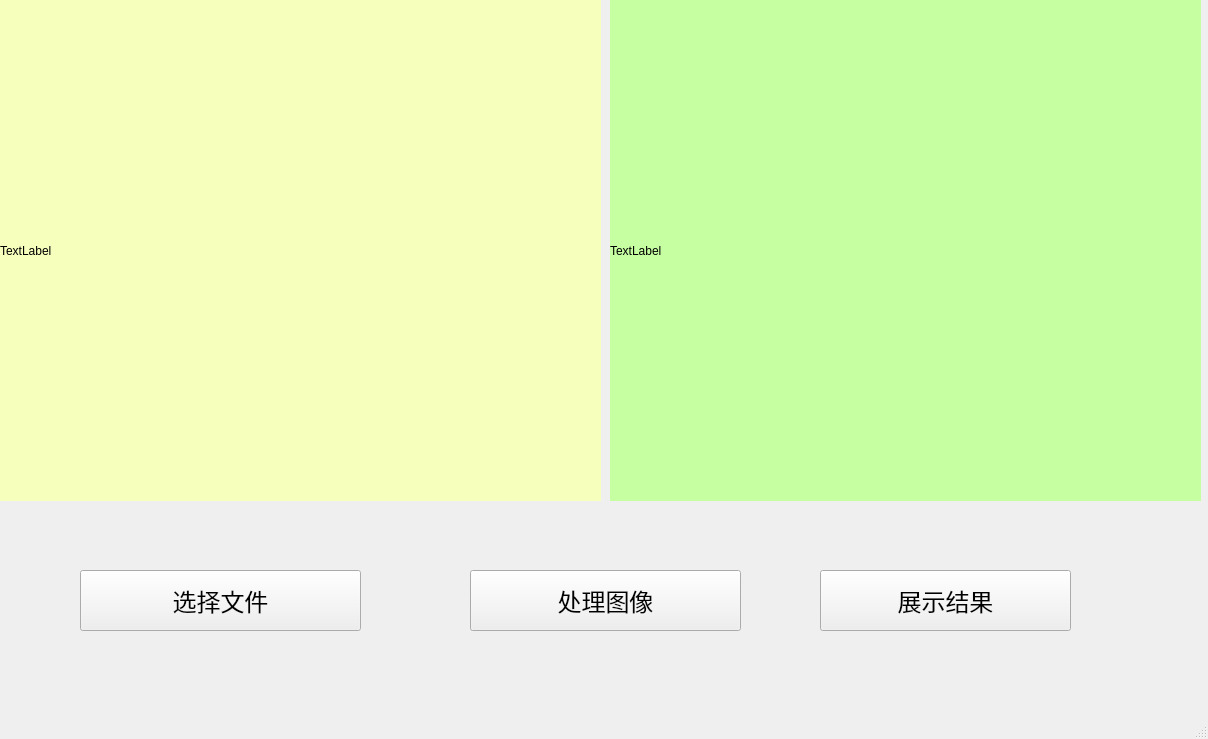
<?xml version="1.0" encoding="UTF-8"?>
<ui version="4.0">
 <class>MainWindow</class>
 <widget class="QMainWindow" name="MainWindow">
  <property name="geometry">
   <rect>
    <x>0</x>
    <y>0</y>
    <width>1208</width>
    <height>739</height>
   </rect>
  </property>
  <property name="windowTitle">
   <string>MainWindow</string>
  </property>
  <widget class="QWidget" name="centralwidget">
   <widget class="QPushButton" name="b1Input">
    <property name="geometry">
     <rect>
      <x>80</x>
      <y>570</y>
      <width>281</width>
      <height>61</height>
     </rect>
    </property>
    <property name="font">
     <font>
      <family>宋体</family>
      <pointsize>18</pointsize>
     </font>
    </property>
    <property name="text">
     <string>选择文件</string>
    </property>
   </widget>
   <widget class="QLabel" name="input">
    <property name="geometry">
     <rect>
      <x>0</x>
      <y>0</y>
      <width>601</width>
      <height>501</height>
     </rect>
    </property>
    <property name="styleSheet">
     <string notr="true">background-color: rgb(246, 255, 188)</string>
    </property>
    <property name="text">
     <string>TextLabel</string>
    </property>
   </widget>
   <widget class="QLabel" name="output">
    <property name="geometry">
     <rect>
      <x>610</x>
      <y>0</y>
      <width>591</width>
      <height>501</height>
     </rect>
    </property>
    <property name="styleSheet">
     <string notr="true">background-color: rgb(197, 255, 161)</string>
    </property>
    <property name="text">
     <string>TextLabel</string>
    </property>
   </widget>
   <widget class="QPushButton" name="b2Test">
    <property name="geometry">
     <rect>
      <x>470</x>
      <y>570</y>
      <width>271</width>
      <height>61</height>
     </rect>
    </property>
    <property name="font">
     <font>
      <family>宋体</family>
      <pointsize>18</pointsize>
     </font>
    </property>
    <property name="text">
     <string>处理图像</string>
    </property>
   </widget>
   <widget class="QPushButton" name="b3Show">
    <property name="geometry">
     <rect>
      <x>820</x>
      <y>570</y>
      <width>251</width>
      <height>61</height>
     </rect>
    </property>
    <property name="font">
     <font>
      <family>宋体</family>
      <pointsize>18</pointsize>
     </font>
    </property>
    <property name="text">
     <string>展示结果</string>
    </property>
   </widget>
  </widget>
  <widget class="QMenuBar" name="menubar">
   <property name="geometry">
    <rect>
     <x>0</x>
     <y>0</y>
     <width>1208</width>
     <height>26</height>
    </rect>
   </property>
  </widget>
  <widget class="QStatusBar" name="statusbar"/>
 </widget>
 <resources/>
 <connections/>
</ui>
